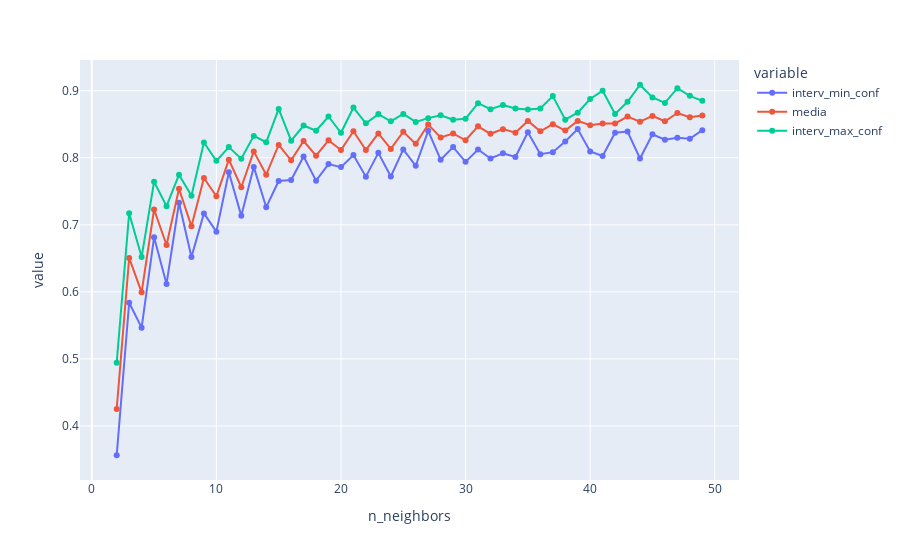

Notebook code cell kept with this figure:
### Code cell
px.line(data_frame=df_scores_KNeighborsClassifier_oversample, y=['interv_min_conf', 'media', 'interv_max_conf'], markers=True)

### Figure 1 — Plotly figure (JSON) as saved in the notebook; plotly's stock layout.template omitted (floating-point values rounded to 4 significant figures)
{"data": [{"hovertemplate": "variable=interv_min_conf<br>n_neighbors=%{x}<br>value=%{y}<extra></extra>", "legendgroup": "interv_min_conf", "line": {"color": "#636efa", "dash": "solid"}, "marker": {"symbol": "circle"}, "mode": "lines+markers", "name": "interv_min_conf", "orientation": "v", "showlegend": true, "type": "scatter", "x": [2, 3, 4, 5, 6, 7, 8, 9, 10, 11, 12, 13, 14, 15, 16, 17, 18, 19, 20, 21, 22, 23, 24, 25, 26, 27, 28, 29, 30, 31, 32, 33, 34, 35, 36, 37, 38, 39, 40, 41, 42, 43, 44, 45, 46, 47, 48, 49], "xaxis": "x", "y": [0.3563, 0.5839, 0.5466, 0.6814, 0.6119, 0.733, 0.6521, 0.7171, 0.6898, 0.7784, 0.7134, 0.7864, 0.7263, 0.7654, 0.7668, 0.802, 0.7659, 0.7906, 0.7861, 0.804, 0.7719, 0.8074, 0.7721, 0.8125, 0.7881, 0.8402, 0.7972, 0.8159, 0.7939, 0.8124, 0.799, 0.8067, 0.8011, 0.838, 0.8053, 0.8084, 0.8244, 0.8428, 0.8095, 0.8026, 0.8373, 0.8392, 0.7989, 0.835, 0.8271, 0.8298, 0.8283, 0.8412], "yaxis": "y"}, {"hovertemplate": "variable=media<br>n_neighbors=%{x}<br>value=%{y}<extra></extra>", "legendgroup": "media", "line": {"color": "#EF553B", "dash": "solid"}, "marker": {"symbol": "circle"}, "mode": "lines+markers", "name": "media", "orientation": "v", "showlegend": true, "type": "scatter", "x": [2, 3, 4, 5, 6, 7, 8, 9, 10, 11, 12, 13, 14, 15, 16, 17, 18, 19, 20, 21, 22, 23, 24, 25, 26, 27, 28, 29, 30, 31, 32, 33, 34, 35, 36, 37, 38, 39, 40, 41, 42, 43, 44, 45, 46, 47, 48, 49], "xaxis": "x", "y": [0.4254, 0.6506, 0.5992, 0.7228, 0.6699, 0.7539, 0.6977, 0.7699, 0.7426, 0.7972, 0.756, 0.8095, 0.7747, 0.8192, 0.7961, 0.825, 0.8031, 0.8261, 0.8117, 0.8395, 0.8117, 0.8363, 0.8133, 0.8389, 0.8208, 0.8496, 0.8304, 0.8363, 0.8261, 0.847, 0.8358, 0.8427, 0.8374, 0.855, 0.8395, 0.8502, 0.8406, 0.855, 0.8486, 0.8513, 0.8513, 0.8614, 0.8539, 0.8625, 0.8545, 0.8668, 0.8604, 0.863], "yaxis": "y"}, {"hovertemplate": "variable=interv_max_conf<br>n_neighbors=%{x}<br>value=%{y}<extra></extra>", "legendgroup": "interv_max_conf", "line": {"color": "#00cc96", "dash": "solid"}, "marker": {"symbol": "circle"}, "mode": "lines+markers", "name": "interv_max_conf", "orientation": "v", "showlegend": true, "type": "scatter", "x": [2, 3, 4, 5, 6, 7, 8, 9, 10, 11, 12, 13, 14, 15, 16, 17, 18, 19, 20, 21, 22, 23, 24, 25, 26, 27, 28, 29, 30, 31, 32, 33, 34, 35, 36, 37, 38, 39, 40, 41, 42, 43, 44, 45, 46, 47, 48, 49], "xaxis": "x", "y": [0.4945, 0.7174, 0.6519, 0.7642, 0.7278, 0.7748, 0.7433, 0.8227, 0.7955, 0.816, 0.7986, 0.8327, 0.8232, 0.8729, 0.8255, 0.8481, 0.8403, 0.8616, 0.8373, 0.875, 0.8515, 0.8652, 0.8544, 0.8654, 0.8534, 0.8591, 0.8635, 0.8566, 0.8583, 0.8815, 0.8725, 0.8787, 0.8736, 0.872, 0.8736, 0.892, 0.8568, 0.8672, 0.8877, 0.8999, 0.8652, 0.8836, 0.9089, 0.8899, 0.8819, 0.9038, 0.8924, 0.8849], "yaxis": "y"}], "layout": {"legend": {"title": {"text": "variable"}, "tracegroupgap": 0}, "margin": {"t": 60}, "xaxis": {"anchor": "y", "domain": [0, 1], "title": {"text": "n_neighbors"}}, "yaxis": {"anchor": "x", "domain": [0, 1], "title": {"text": "value"}}}}
